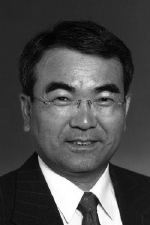
#> input picture image.png, 150 x 225 px, found by its file name
$ python LK_0409.py   (older library calls are emulated)
#> lines starting #> are read from the running program, lines starting #| are printed output that depends on the picture; long printed decimals are rounded
import cv2
import numpy as np
import pandas as pd
import sys

def resize_image(image, scale_matrix):
    # 创建缩放矩阵
    #scale_matrix = np.float32([[scale_x, 0, 0], [0, scale_y, 0]])

    # 计算缩放后的图像尺寸
    new_width = int(image.shape[1])
    new_height = int(image.shape[0])

    # 使用cv2.warpAffine进行缩放
    resized_image = cv2.warpAffine(image, scale_matrix, (new_width, new_height))

    # 返回缩放后的图像
    return resized_image

def affine_transform(image, transform_matrix):
    """
    Apply an affine transform to an image using a given transformation matrix.

    Parameters:
    - image: Input image as a NumPy array.
    - transform_matrix: 2x3 affine transform matrix.

    Returns:
    - Transformed image as a NumPy array.
    """
    # 获取输入图像的尺寸和通道数
    img_height, img_width = image.shape[:2]
    transformed_image = np.zeros_like(image)

    # 遍历输出图像的每个像素
    for y in range(img_height):
        for x in range(img_width):
            # 应用反向变换来找到输入图像中对应的点
            src_x, src_y = np.dot(transform_matrix, [x, y, 1])

            # 取最近的整数来避免插值
            src_x, src_y = int(round(src_x)), int(round(src_y))

            # 如果计算出的坐标在输入图像的范围内，则复制像素值
            if 0 <= src_x < img_width and 0 <= src_y < img_height:
                transformed_image[y, x] = image[src_y, src_x]

    return transformed_image

def steepest_descent(grad_x, grad_y, x, y):


    grad_fusion = np.zeros([1,2])
    Jacobian = np.zeros([2,6])

    #数据格式准备
    grad_fusion[0,0] = grad_x[y,x]
    grad_fusion[0,1] = grad_y[y,x]

    """Jacobian
        x,  0,  y,  0,  1,  0
        0,  x,  0,  y,  0,  1
    """
    Jacobian[0,0] = y
    Jacobian[0,1] = 0
    Jacobian[0,2] = x
    Jacobian[0,3] = 0
    Jacobian[0,4] = 1
    Jacobian[0,5] = 0

    Jacobian[1,0] = 0
    Jacobian[1,1] = y
    Jacobian[1,2] = 0
    Jacobian[1,3] = x
    Jacobian[1,4] = 0
    Jacobian[1,5] = 1

    return np.matmul(grad_fusion, Jacobian)


if (1):
    image_path = 'flg/image.png'
    image_output = "flg/transformed_pic.jpeg"

    # 使用cv2.imread()读取图像
    image_Original = cv2.imread(image_path,cv2.IMREAD_GRAYSCALE)
#> image_Original is the input picture: shape (225, 150); min 1, max 255, mean 73.5


    #image_Original = cv2.resize(image_Original,(100,100))

    """ affine
        p1+1,     p3,   p5,
          p2,   p4+1,   p6,
    """
    affine_p1 = -0.1
    affine_p2 = 0.1
    affine_p3 = 0
    affine_p4 = 0
    affine_p5 = 0
    affine_p6 = 0


    transform_matrix = np.float32([[affine_p1+1,    affine_p3,   affine_p5],
                                 [affine_p2  ,  affine_p4+1,   affine_p6]])

    affine_matrix = np.float32([[1, 0, 0],
                                [0, 1, 0]])


    #image template
    w_x_min = 60
    w_x_max = 160
    w_y_min = 30
    w_y_max = 130

    image_template = resize_image(image_Original, transform_matrix)
#> in resize_image, `resized_image = cv2.warpAffine(image, scale_matrix, (new_width, new_he..`:
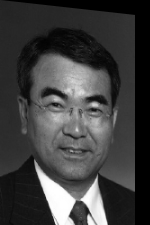
#> resized_image: shape (225, 150); min 0, max 255, mean 63.1
    image_template = image_template[w_x_min:w_x_max,w_y_min:w_y_max]
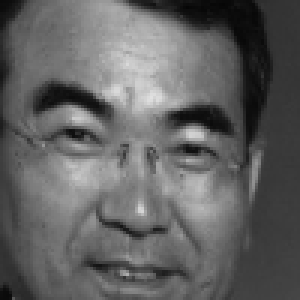
#> image_template: shape (100, 100) (shown 3 times larger); min 6, max 225, mean 97.9
    image_w = image_Original[w_x_min:w_x_max,w_y_min:w_y_max]
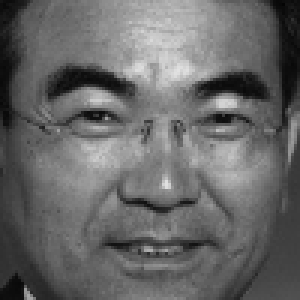
#> image_w: shape (100, 100) (shown 3 times larger); min 4, max 226, mean 103

    # 计算x方向上的梯度
    grad_x = cv2.Sobel(image_w, cv2.CV_64F, 1, 0, ksize=1)
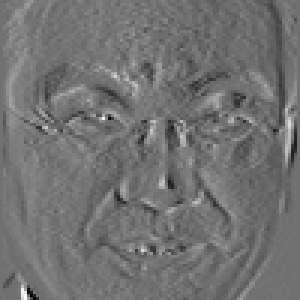
#> grad_x: shape (100, 100) float64 (shown 3 times larger); min -121, max 150, mean 0.4; drawn with min black and max white
    print(grad_x.shape)
#| (100, 100)

    # 计算y方向上的梯度
    grad_y = cv2.Sobel(image_w, cv2.CV_64F, 0, 1, ksize=1)
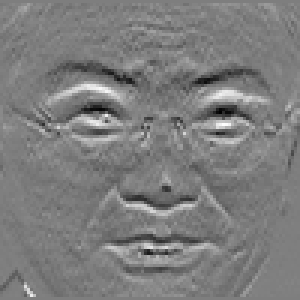
#> grad_y: shape (100, 100) float64 (shown 3 times larger); min -138, max 141, mean -0.5; drawn with min black and max white
    print(grad_y.shape)
#| (100, 100)

    # Compute the Hessian matrix using Equation
    # 获取输入图像的尺寸和通道数
    img_height, img_width = grad_x.shape[:2]
#> img_height = 100; img_width = 100
    i = 0
    while(i<30):
        if(i==0):
            affined_image = resize_image(image_Original[w_x_min:w_x_max,w_y_min:w_y_max], affine_matrix)
        else:
            affined_image = resize_image(image_Original[w_x_min:w_x_max,w_y_min:w_y_max], affine_matrix)
        #计算模板图和affine图之间的差异
        if affined_image.shape != image_w.shape:
            print("Error: 图像尺寸不匹配。")
        else:
        # 计算两个图像的差异
            difference_image = cv2.absdiff(image_template, affined_image)
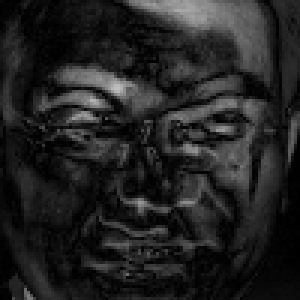
#> difference_image: shape (100, 100) (shown 3 times larger); min 0, max 190, mean 34.3

        cv2.imshow('Original',image_w)
        cv2.imshow('template',image_template)
        cv2.imshow('affine',affined_image)
        cv2.imshow('difference',difference_image)
        cv2.waitKey(0)

        Hessian_matrix = np.zeros([6,6])
        Descent = np.zeros([6,1])
        # 遍历输出图像的每个像素
        for y in range(img_height):
            for x in range(img_width):
                # gradient * Jacobian
                    Steepest_Descent = steepest_descent(grad_x, grad_y, x, y)
                    #print(Steepest_Descent.shape)
                    # H
                    Hessian = np.matmul(np.transpose(Steepest_Descent), Steepest_Descent)
                    #print(Hessian.shape)

                    Hessian_matrix = Hessian_matrix + Hessian
                    #print(Hessian_matrix.shape)

                    Descent = Descent + Steepest_Descent.T * difference_image[y,x]
                    #print(Descent.shape)
        #print(Hessian_matrix)
        #print(Descent)

        Delta_P = np.matmul(np.linalg.inv(Hessian_matrix),Descent)
        print(Delta_P)
#| [[ 1.16209144e-03]
#|  [-5.47129471e-04]
#|  [-1.35127790e-02]
#|  [ 5.22346436e-04]
#|  [ 5.99347320e-01]
#|  [ 4.32613316e-03]]

        affine_matrix[0,0] = affine_matrix[0,0] + Delta_P[0,0]  #p1
        affine_matrix[1,0] = affine_matrix[1,0] + Delta_P[1,0]  #p2
        affine_matrix[0,1] = affine_matrix[0,1] + Delta_P[2,0]  #p3
        affine_matrix[1,1] = affine_matrix[1,1] + Delta_P[3,0]  #p4
        affine_matrix[0,2] = affine_matrix[0,2] + Delta_P[4,0]  #p5
        affine_matrix[1,2] = affine_matrix[1,2] + Delta_P[5,0]  #p6

        print(affine_matrix)


        i = i+1
        #print(np.transpose(Steepest_Descent))


    cv2.destroyAllWindows()

$ run again, with pic.png copied over image.png
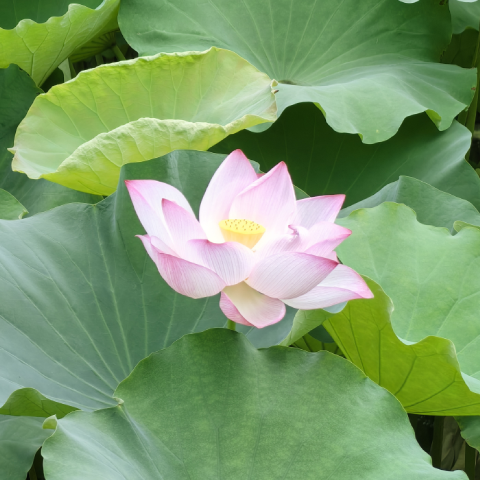
#> input picture pic.png, 480 x 480 px, found by its file name
#| (100, 100)
#> `grad_y = cv2.Sobel(image_w, cv2.CV_64F, 0, 1, ksize=1)`:
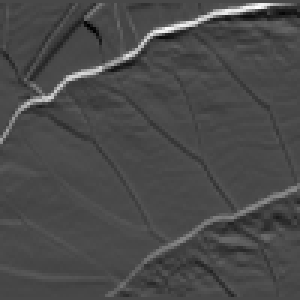
#> grad_y: shape (100, 100) float64 (shown 3 times larger); min -83, max 208, mean 2; drawn with min black and max white
#| (100, 100)
#> `difference_image = cv2.absdiff(image_template, affined_image)`:
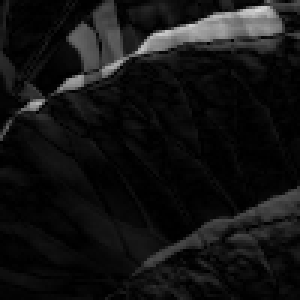
#> difference_image: shape (100, 100) (shown 3 times larger); min 0, max 215, mean 19.2
#| [[ 0.0009472]
#|  [-0.002775]
#|  [-0.002195]
#|  [-0.002374]
#|  [ 0.1721]
#|  [ 0.4576]]
